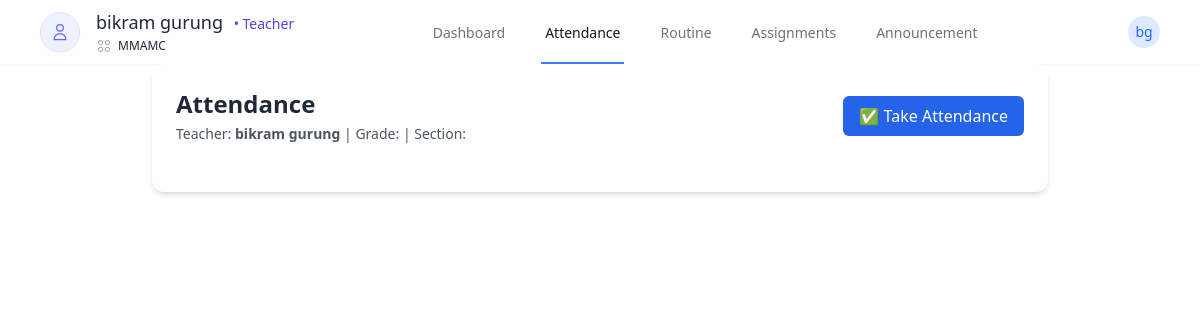
/student/attendance/ (signed in), run on an earlier commit of the app's database.
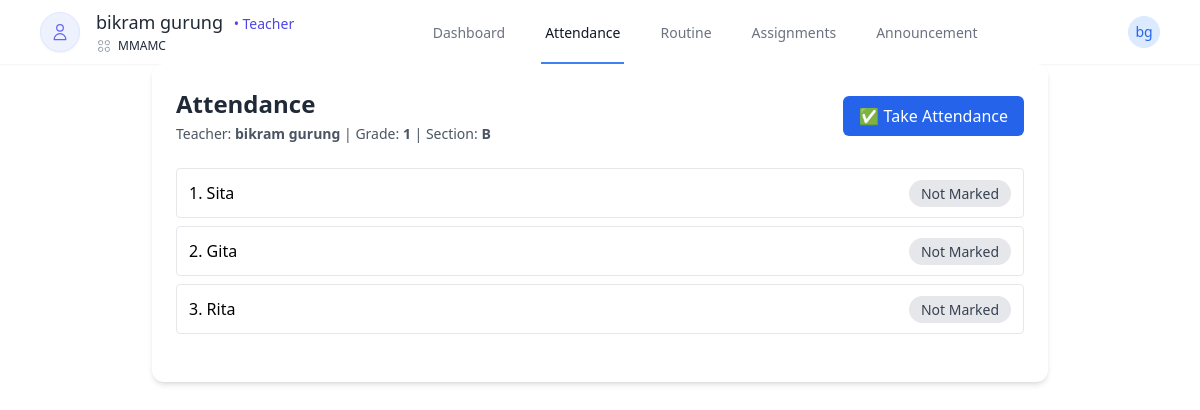
And on a later commit of the database.
### users/models.py (models this page shows, shortened)
class CustomUser(AbstractUser):
    school = models.ForeignKey(School, on_delete=models.CASCADE, null=True, blank=True)
    is_school_admin = models.BooleanField(default=False)
    is_teacher = models.BooleanField(default=False)
    is_student = models.BooleanField(default=False)

class School(models.Model):
    name = models.CharField(max_length=100, unique=True)
    created_at = models.DateTimeField(auto_now_add=True)

### school/models.py (models this page shows, shortened)
class TeacherProfile(models.Model):
    user = models.OneToOneField(settings.AUTH_USER_MODEL, on_delete=models.CASCADE)
    school = models.ForeignKey(School, on_delete=models.CASCADE)
    grade = models.ForeignKey(
        Grade,
        on_delete=models.SET_NULL,
        null=True,
        blank=True
    )
    section = models.OneToOneField(
        Section,
        on_delete=models.SET_NULL,
        null=True,
        blank=True
    )

class Grade(models.Model):
    school = models.ForeignKey(School, on_delete=models.CASCADE)
    grade_number = models.PositiveIntegerField(blank=True, null=True)
    name = models.CharField(max_length=20, blank=True, null=True)
    class Meta:
        unique_together = ('school', 'name', 'grade_number')

class Section(models.Model):
    school = models.ForeignKey(School, on_delete=models.CASCADE)
    grade = models.ForeignKey(Grade, on_delete=models.CASCADE, related_name='sections', null=True, blank=True)
    name = models.CharField(max_length=10)
    class Meta:
        unique_together = ('grade', 'name',)

class Student(models.Model):
    school = models.ForeignKey(School, on_delete=models.CASCADE)
    name = models.CharField(max_length=100)
    grade = models.ForeignKey(Grade, on_delete=models.SET_NULL, null=True, blank=True)
    section = models.ForeignKey(Section, on_delete=models.SET_NULL, null=True, blank=True)
    roll_number = models.PositiveIntegerField()

### dashboard/views.py (the view)
# urls.py: path('attendance/', overall_attendance, name='overall_attendance'),
def attendance(request):
    teacher = request.user.teacherprofile
    grade = teacher.grade
    section = teacher.section
    today = timezone.now().date()
    students = Student.objects.filter(
        grade=grade,
        section=section,
        school=teacher.school
    ).order_by('roll_number')
    for student in students:
        record = Attendance.objects.filter(student=student, date=today).first()
        student.attendance_status_today = record.status if record else "Not Marked"
        student.note_today = record.notes if record else ""
    attendance_submitted = Attendance.objects.filter(
        student__grade=grade,
        student__section=section,
        student__school=teacher.school,
        date=today
    ).exists()
    context = {
        'students': students,
        'current_date': date.today(),
        'attendance_submitted': attendance_submitted,
    }
    return render(request, 'dashboard/teachers/attendance_page.html', context)

### dashboard/templatetags/custom_tags.py (called while the page is built)
@register.filter
def short_school_name(value):
    words = value.split()
    if len(words) >= 4:
        return f"{words[0]} {words[1]} {words[-1]}"
    return value

### dashboard/templates/dashboard/teachers/attendance_page.html (shortened to what this page needs)
{% extends "dashboard/base.html" %}
{% block content %}
<div class="bg-white rounded-xl shadow-md p-6 max-w-4xl mx-auto">
    <div class="flex justify-between items-center mb-6">
        <div>
            <h2 class="text-2xl font-bold text-gray-800">Attendance</h2>
            <div class="text-sm text-gray-600 mt-1">
                Teacher: <strong>{{ request.user.first_name }} {{ request.user.last_name }}</strong> |
                Grade: <strong>{{ request.user.teacherprofile.grade.grade_number }}</strong> |
                Section: <strong>{{ request.user.teacherprofile.section.name }}</strong>
            </div>
        </div>
        {% if attendance_submitted %}
            <button id="edit-btn" type="button" class="px-4 py-2 bg-yellow-500 text-white rounded-md hover:bg-yellow-600">✏️ Edit Attendance</button>
        {% else %}
            <button id="take-btn" type="button" class="px-4 py-2 bg-blue-600 text-white rounded-md hover:bg-blue-700">✅ Take Attendance</button>
        {% endif %}
    </div>
    <div id="attendance-summary-wrapper" class="space-y-2 mb-6">
        {% for student in students %}
        <div class="flex justify-between items-center border p-3 rounded attendance-summary">
            <div>{{ forloop.counter }}. {{ student.name }}</div>
            <div>
                <span class="px-3 py-1 rounded-full text-sm
                    {% if student.attendance_status_today == 'Absent' %} bg-red-100 text-red-700
                    {% elif student.attendance_status_today == 'Late' %} bg-yellow-100 text-yellow-700
                    {% elif student.attendance_status_today == 'Present' %} bg-green-100 text-green-700
                    {% else %} bg-gray-200 text-gray-700 {% endif %}">
                    {{ student.attendance_status_today }}
                </span>
            </div>
        </div>
        {% endfor %}
    </div>
</div>
{% endblock %}

### dashboard/templates/dashboard/navbar.html (shortened to what the changed rows need)
{% load custom_tags %}
<nav class="bg-white shadow-sm">
  <div class="max-w-8xl mx-auto px-10">
    <div class="flex justify-between h-16">
      <div class="flex items-center">
        {% if request.user.is_school_admin %}
        <div class="flex-shrink-0 flex items-center">
          <svg class="h-8 w-8 text-blue-500" fill="none" viewBox="0 0 24 24" stroke="currentColor">
            <path stroke-linecap="round" stroke-linejoin="round" stroke-width="2" d="M12 6.253v13m0-13C10.832 5.477 9.246 5 7.5 5S4.168 5.477 3 6.253v13C4.168 18.477 5.754 18 7.5 18s3.332.477 4.5 1.253m0-13C13.168 5.477 14.754 5 16.5 5c1.747 0 3.332.477 4.5 1.253v13C19.832 18.477 18.247 18 16.5 18c-1.746 0-3.332.477-4.5 1.253" />
          </svg>
          <span class="ml-2 text-xl font-bold text-gray-800 truncate" title="{{ request.user.school.name }}">
            {{ request.user.school.name|short_school_name }}
          </span>
        </div>
        {% elif request.user.is_teacher %}
        <div class="flex items-center gap-4">
          <div class="relative">
            <div class="w-10 h-10 rounded-full bg-indigo-50 flex items-center justify-center shadow-sm border border-indigo-100">
              <svg xmlns="http://www.w3.org/2000/svg" class="h-5 w-5 text-indigo-500" fill="none" viewBox="0 0 24 24" stroke="currentColor">
                <path stroke-linecap="round" stroke-linejoin="round" stroke-width="1.5" d="M16 7a4 4 0 11-8 0 4 4 0 018 0zM12 14a7 7 0 00-7 7h14a7 7 0 00-7-7z" />
              </svg>
            </div>
          </div>
          <div>
            <h1 class="text-lg font-medium text-gray-800 leading-tight">
              {{ request.user.first_name }} {{ request.user.last_name }}
              <span class="text-sm font-normal text-indigo-600 ml-1.5">• Teacher</span>
            </h1>
            <div class="flex items-center mt-1 text-gray-500">
            <span class="text-xs text-gray-800 truncate" title="{{ request.user.school.name }}">
              {{ request.user.school.name|short_school_name }}
            </span>
        </div>
          </div>
        </div>
        {% endif %}
      </div>
      <div class="hidden sm:ml-6 sm:flex sm:items-center">
        <div class="ml-3 relative">
          <div>
            <button type="button" class="bg-white rounded-full flex text-sm focus:outline-none focus:ring-2 focus:ring-offset-2 focus:ring-blue-500" id="user-menu-button" aria-expanded="false" aria-haspopup="true">
              {% if request.user.is_school_admin %}
              <div class="h-8 w-8 rounded-full bg-blue-100 flex items-center justify-center text-blue-600 font-medium">
                {{ request.user.school.name|first }}
              </div>
              {% else %}
              <div class="h-8 w-8 rounded-full bg-blue-100 flex items-center justify-center text-blue-600 font-medium">
                {{ request.user.first_name|first }}{{ request.user.last_name|first }}
              {% endif %}
            </button>
          </div>
        </div>
      </div>
    </div>
  </div>
</nav>

What changed in the data, as far as the page shows it:
changed CustomUser "bikram": user.teacherprofile.grade.grade_number (not shown) → "1"; user.teacherprofile.section.name (not shown) → "B"
now on this page (row unchanged): Student: name "Sita", attendance_status_today "Not Marked"
now on this page (row unchanged): Student: name "Gita", attendance_status_today "Not Marked"
now on this page (row unchanged): Student: name "Rita", attendance_status_today "Not Marked"
